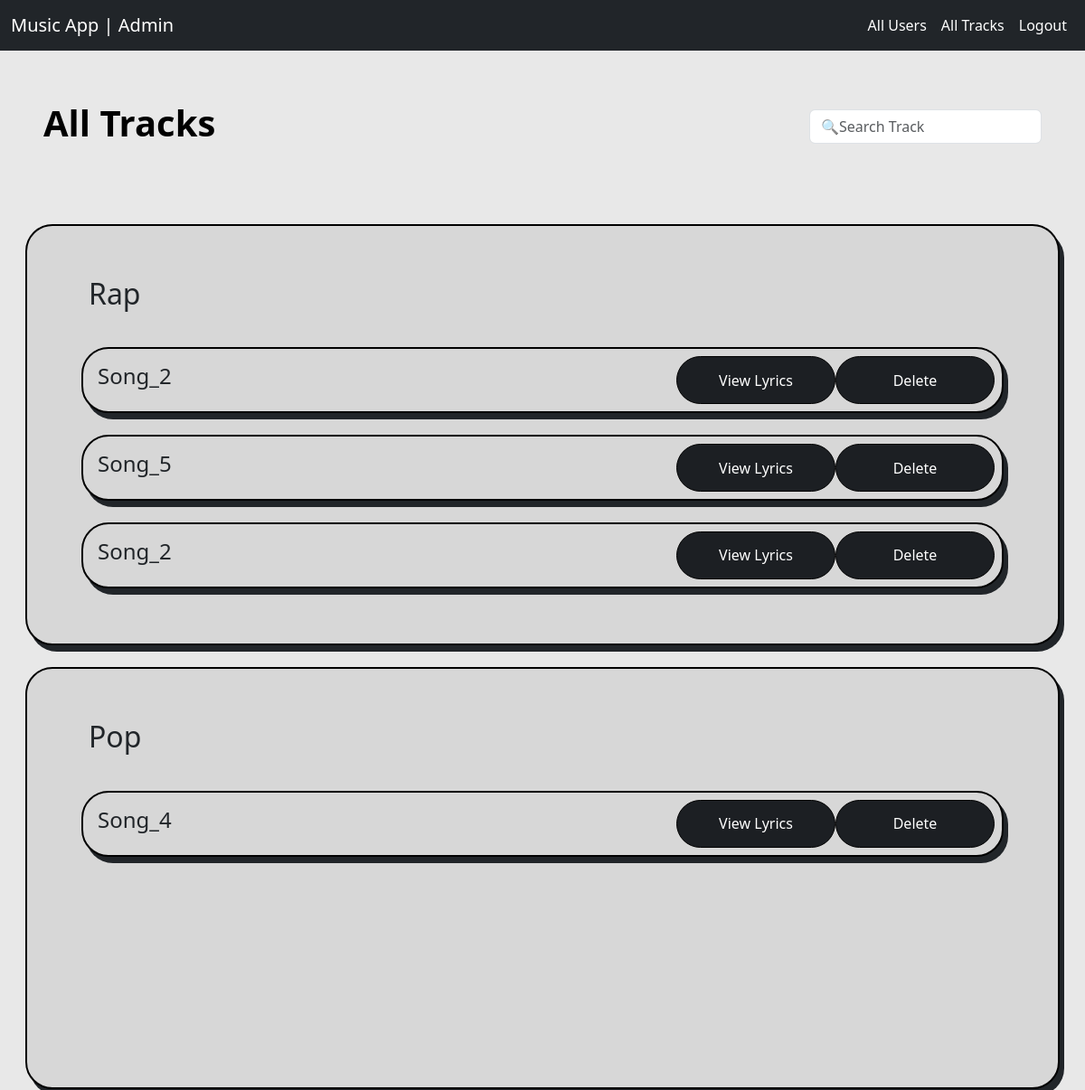
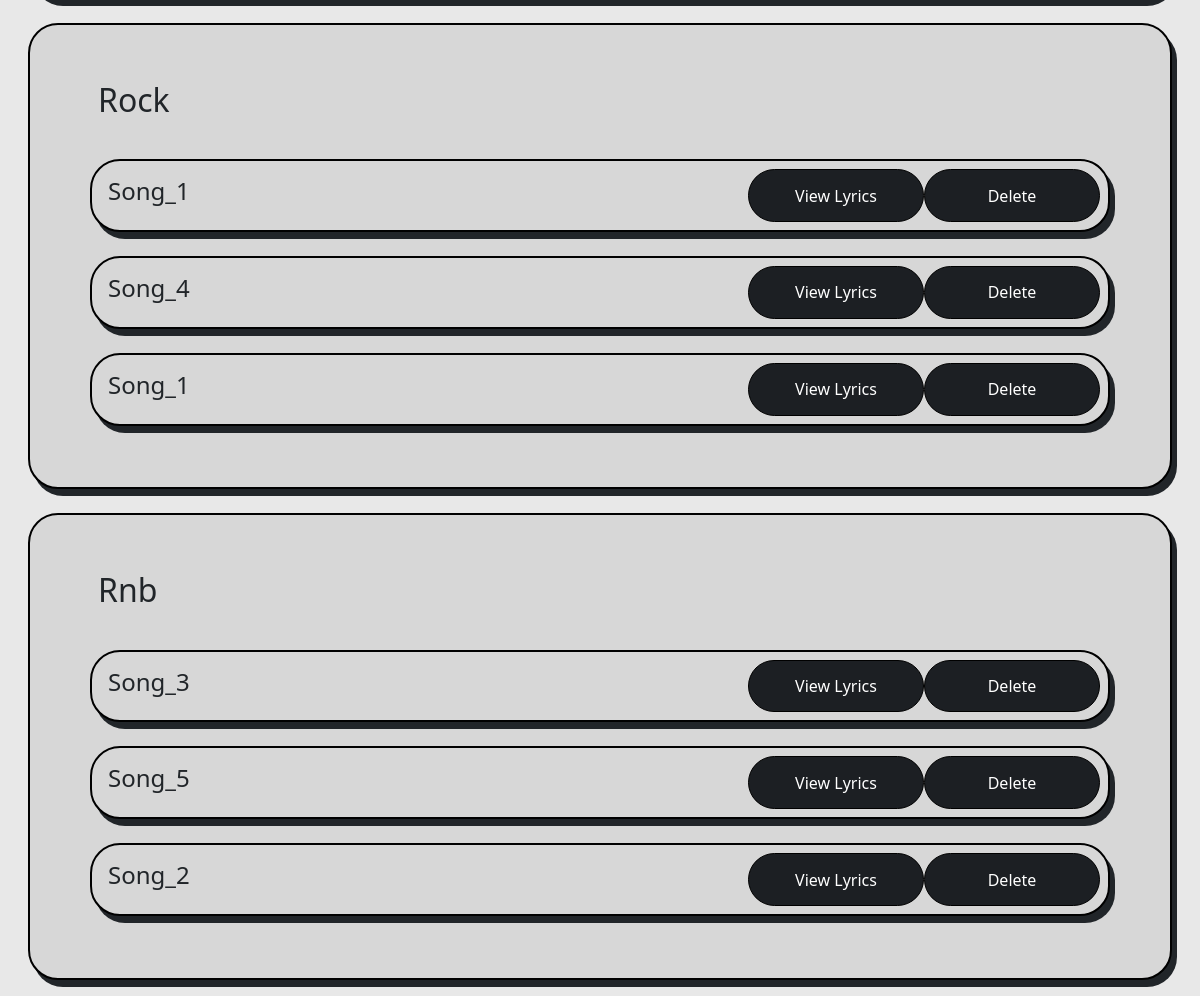
The page /admin/alltracks (signed in) on the database its author committed (2 pictures, top to bottom).
### app/models.py (models this page shows)
class Song(db.Model):
    id = db.Column(db.Integer, primary_key=True)
    name = db.Column(db.String(20), nullable=False)
    lyrics = db.Column(db.Text, nullable=False)
    duration = db.Column(db.Integer, nullable=False)
    date_created = db.Column(db.String(20), default=str(datetime.now().date()))
    genre = db.Column(db.String(50), nullable=False)
    ratings = db.relationship('Rating', backref='song', lazy=True)
    album_id = db.Column(db.Integer, db.ForeignKey('album.id'), nullable=True)
    artist_id = db.Column(db.Integer, db.ForeignKey('user.id'), nullable=False)

### app/routes.py (the view)
@app.route('/admin/alltracks')
@login_check
@admin_check
def all_tracks():
    songs_by_genre = {}
    for genre in genres:
        songs_genre = db.session.query(Song).filter_by(genre=genre).all()
        songs_genre_data = [
            {"id": song.id, "name": song.name} for song in songs_genre
        ]
        songs_by_genre[genre] = songs_genre_data
    return render_template("all_tracks.html", genres=songs_by_genre)

### app/templates/all_tracks.html (shortened to what this page needs)
{% extends 'base.html' %}
{% block styles %}
<link href="{{ url_for('static', filename='style.css') }}" rel="stylesheet">
{% endblock styles %}
{% block main %}
{% include 'navbar.html' %}
<section>
    <nav class="navbar navbar-expand-lg">
        <div class="container-fluid p-5 col-xxl-12">
            <h1 style="color: black;" href="#"><strong>All Tracks</strong></h1>
            <div>
                <div>
                    <form class="d-flex">
                        <input class="form-control" type="text" placeholder="🔍Search Track" id="search-track">
                    </form>
                </div>
            </div>
        </div>
    </nav>
</section>
{% for genre in genres.keys() %}
{% if genres[genre] %}
<section>
    <div class="container-fluid">
        <div class="row mt-4 cover-main p-5 m-3">
            <div class="d-flex  justify-content-between col-xxl-12">
                <div class="m-2 d-flex text-align-center">
                    <h2>{{ genre.title() }}</h2>
                </div>
            </div>
            <div class="scroll-main">
                {% for song in genres[genre] %}
                <div class="cover-main col-xxl-12 mt-4 d-flex justify-content-between all-tracks">
                    <div class="m-3 col-xxl-3">
                        <h4>{{ song['name'] }}</h4>
                    </div>
                    <div class="m-2 col-xxl-6 d-flex justify-content-around">
                        <a class="button" href="{{ url_for('lyrics', songid=song['id']) }}">View Lyrics</a>
                        <a class="button" href="{{ url_for('delete_song', songid=song['id']) }}">Delete</a>
                    </div>
                </div>
                {% endfor %}
            </div>
        </div>
    </div>
</section>
{% endif %}
{% endfor %}
{% endblock main %}

### app/templates/base.html (shortened to what this page needs)
<!DOCTYPE html>
<html lang="en">
<head>
    <link href="https://cdn.jsdelivr.net/npm/bootstrap@5.3.2/dist/css/bootstrap.min.css" rel="stylesheet">
    {% block styles %}{% endblock styles %}
</head>
<body>
    {% block main %}
    {% endblock main %}
</body>
</html>

### app/templates/navbar.html (shortened to what this page needs)
{% block navbar %}
<nav class="navbar navbar-dark bg-dark navbar-expand-lg">
    <div class="container-fluid">
        {% set role = session['user']['role'] %}
        {% if role == 'user' %}
        <a class="navbar-brand" href="/">Music App</a>
        <div>
            <div>
                <ul class="navbar-nav">
                    <li class="nav-item">
                        <a class="nav-link active" href="#">Creator Account</a>
                    </li>
                    <li class="nav-item">
                        <a class="nav-link active" href="#">Profile</a>
                    </li>
                                {% elif role == 'admin' %}
                                <a class="navbar-brand" href="/">Music App | Admin</a>
                                <div>
                                    <div>
                                        <ul class="navbar-nav">
                                            <li class="nav-item">
                                                <a class="nav-link active" href="{{ url_for('all_users') }}">All Users</a>
                                            </li>
                                            <li class="nav-item">
                                                <a class="nav-link active" href="{{ url_for('all_tracks') }}">All Tracks</a>
                                            </li>
                                            {% endif %}
                                            <li class="nav-item">
                                                <a class="nav-link active" href="{{ url_for('logout') }}">Logout</a>
                                            </li>
                                        </ul>
                                    </div>
                                </div>
                        </div>
</nav>
{% endblock navbar %}

### app/static/style.css (style rules this page uses)
* { margin: 0; }
a { text-decoration: none; }
body { background-color: rgb(232, 232, 232); }
.cover-main { background-color: rgb(215, 215, 215); border: 2px black solid; border-radius: 30px; box-shadow: 5px 7px; }
.button { width: 11rem; border: 1px black solid; border-radius: 30px; display: flex; justify-content: center; align-items: center; background: #1c1f23; color: white; }
.scroll-main { height: 19rem; overflow-y: scroll; }

### rows shown on the page
Song: name "Song_2"
Song: name "Song_5"
Song: name "Song_2"
Song: name "Song_4"
Song: name "Song_1"
Song: name "Song_4"
Song: name "Song_1"
Song: name "Song_3"
Song: name "Song_5"
Song: name "Song_2"

### other values the page prints
{{ genre.title() }} "Rap" "Pop" "Rock" "Rnb"
